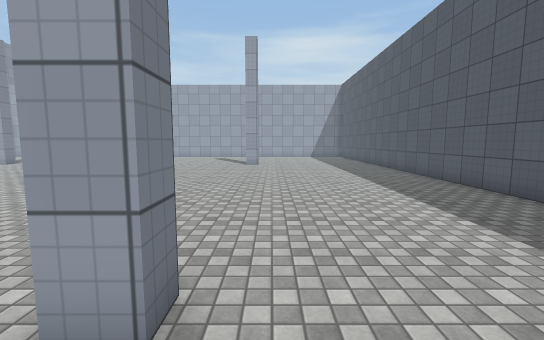
View 1 (above)

23 first-person views from a walk through a Unity game level. The camera is 1.5 m above the floor, tilts 6° down and sees 90° across. The floor is counted in squares, 1 m on a side. Each view is taken from the middle of a square. On the plan, view 1 faces up. The plan holds only what a view shows up to about 14 squares ahead; the rest is blank. The place goes on beyond the plan. The player is left out. Surface patterns are stand-ins for the level's own textures.

View 2
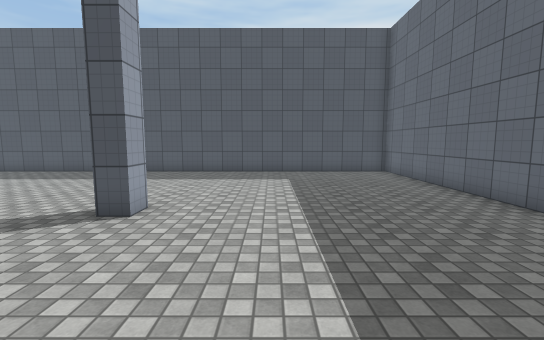

View 3
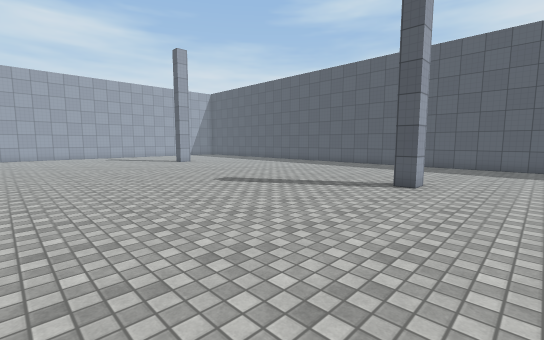

View 4
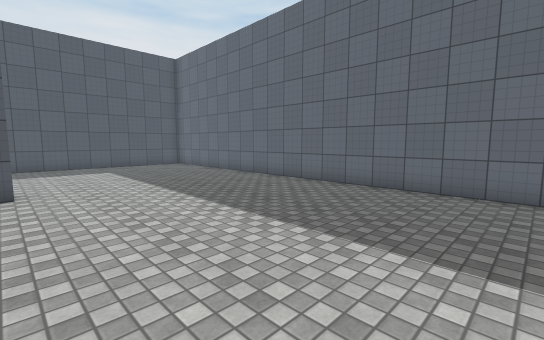

View 5
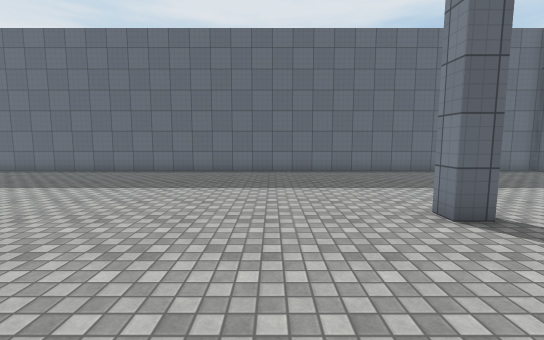

View 6
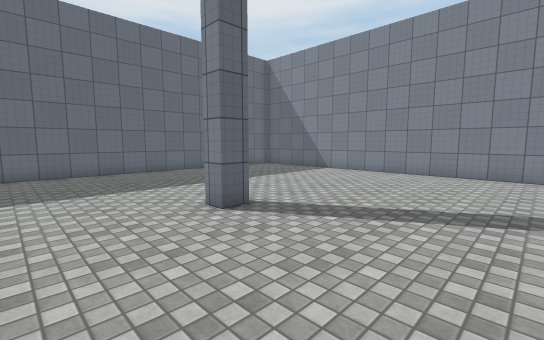

View 7
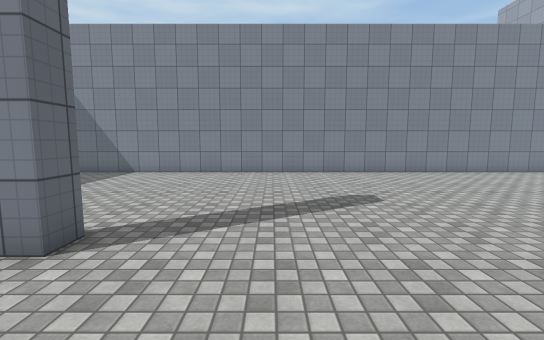

View 8
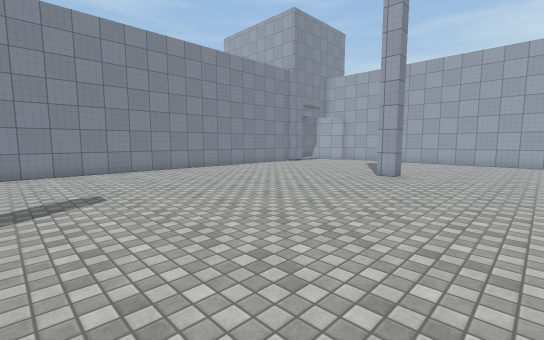

View 9
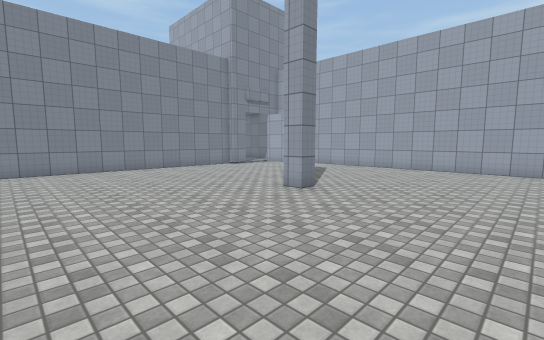

View 10
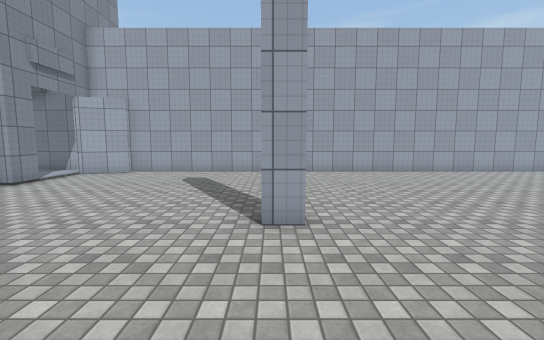

View 11
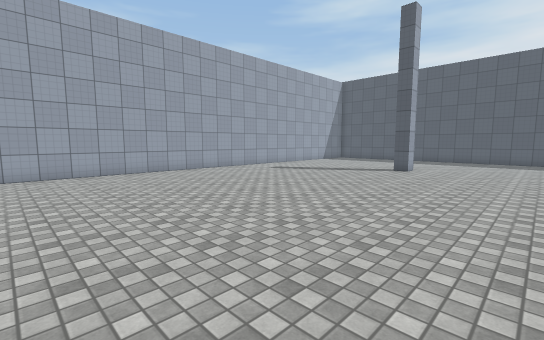

View 12
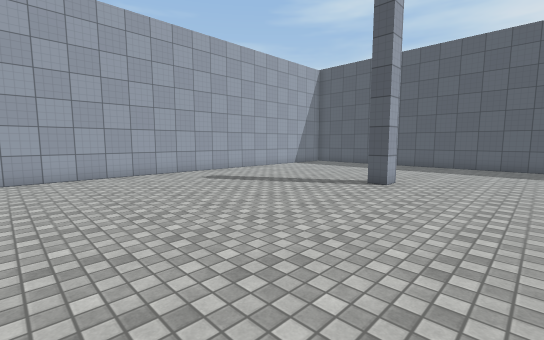

View 13
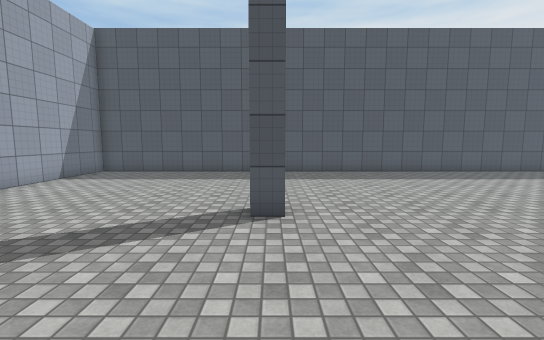

View 14
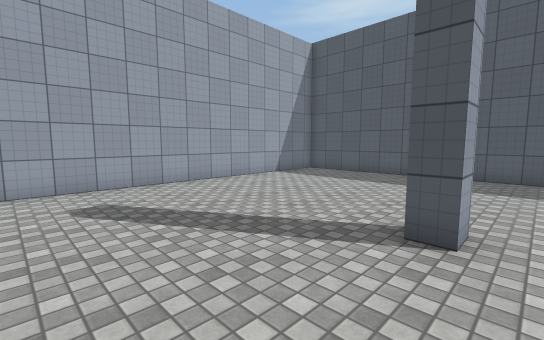

View 15
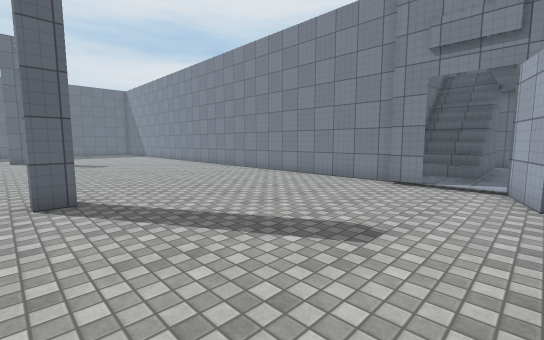

View 16
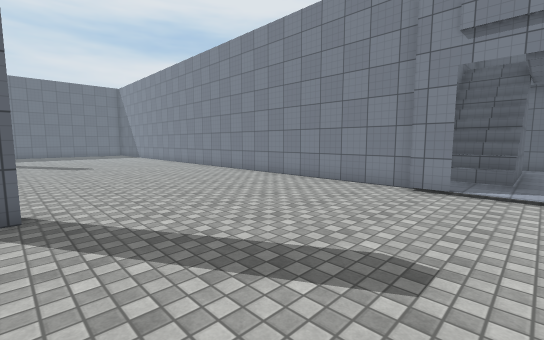

View 17
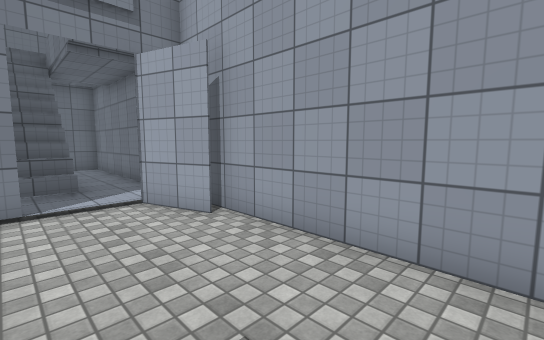

View 18
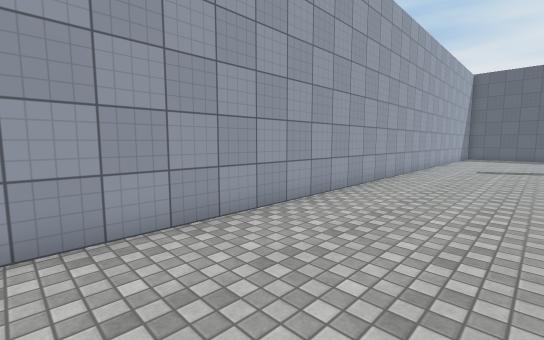

View 19
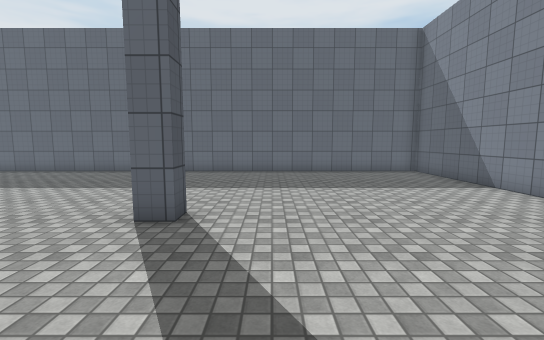

View 20
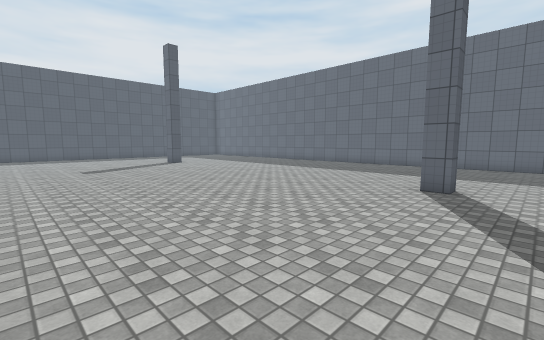

View 21
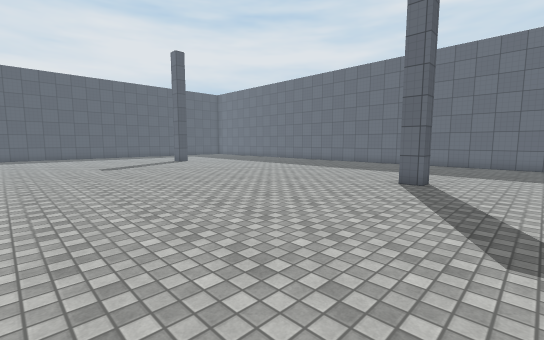

View 22
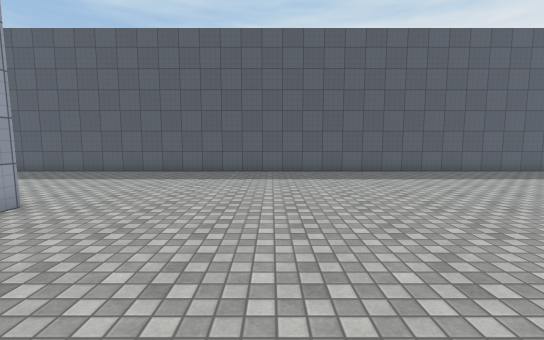

View 23
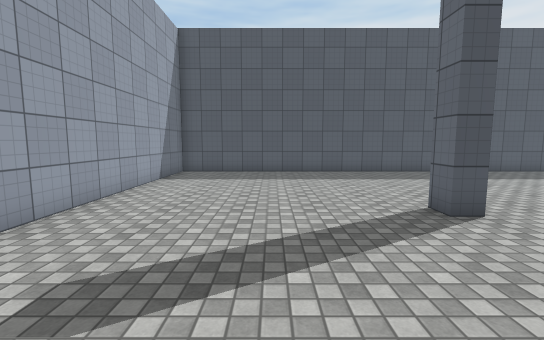

### Floor plan
Points are (right, up) in squares from view 1. A wall is a line through its corners. A room is listed if a view was taken in it or the views show most of it. See-through windows are left out.
Room 1 (views 1, 2, 3, 4, 5, 6, 7, 8, 9, 10, 11, 12, 13, 14, 15, 16, 17, 18, 19, 20, 21, 22, 23)
walls: (-0.9, 2.6) (-0.9, 1.8) (-1.7, 1.8) (-1.7, 2.6); (-18.2, 18.4) (-17.4, 18.4) (-17.4, 17.7) (-18.2, 17.7); (-0.9, 17.7) (-1.7, 17.7) (-1.7, 18.4) (-0.9, 18.4); (-18.2, 1.2) (-18.2, 2) (-17.4, 2) (-17.4, 1.2); (-27.2, 22.1) (-27.2, -6.7) (6.6, -6.7) (6.6, 26.5) (-25.6, 26.5); (-26.8, 23.2) (-26.8, 22.1); (-24.8, 26) (-27, 25.3)
ways out: opening at (-27, 24.5)

Where each view was taken, in squares from view 1:
view 1: 0 up, 0 right, facing up
view 2: 1 down, 7 left, facing right
view 3: 1 down, 11 left, facing up-right
view 4: 2 up, 11 left, facing down-right
view 5: 7 up, 14 left, facing down
view 6: 7 up, 14 left, facing down-left
view 7: 5 up, 14 left, facing left
view 8: 6 up, 13 left, facing up-left
view 9: 11 up, 12 left, facing up-left
view 10: 13 up, 18 left, facing up
view 11: 13 up, 16 left, facing up-right
view 12: 14 up, 11 left, facing up-right
view 13: 18 up, 7 left, facing right
view 14: 17 up, 6 left, facing up-right
view 15: 26 up, 17 left, facing down-left
view 16: 25 up, 18 left, facing down-left
view 17: 23 up, 20 left, facing up-left
view 18: 22 up, 21 left, facing up-right
view 19: 7 up, 20 left, facing down
view 20: 11 up, 20 left, facing down-right
view 21: 12 up, 21 left, facing down-right
view 22: 12 up, 7 left, facing right
view 23: 22 up, 7 left, facing right
